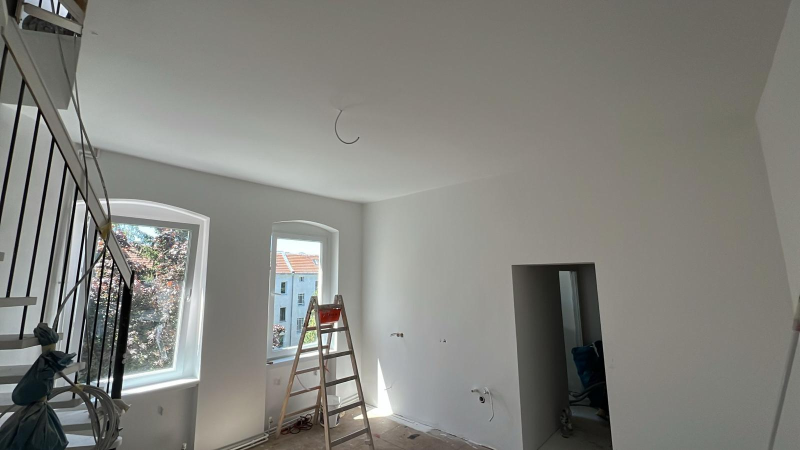
#> input picture dist/orig_ba/IMG-20250730-WA0011.jpg, 1600 x 900 px, given in place of IMG-20250730-WA0017.jpg, which was not available (shown at 1/2 size)
$ python make_thumbs.py
#> lines starting #> are read from the running program, lines starting #| are printed output that depends on the picture
from PIL import Image
import os

images = [
    'IMG-20250730-WA0017', 'IMG-20250730-WA0024',
    'IMG-20250730-WA0016', 'IMG-20250730-WA0038',
    'IMG-20250730-WA0020', 'IMG-20250730-WA0011',
    'IMG-20250730-WA0015', 'IMG-20250730-WA0013',
]

for name in images:
    im = Image.open(f'public/orig_ba/{name}.jpg')
#> im is the input picture: PIL image 1600x900 RGB; mean R, G, B 129.8, 129.7, 124.4
    im.thumbnail((320, 240))
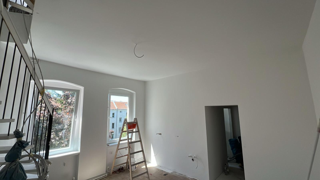
#> im: PIL image 320x180 RGB; mean R, G, B 130, 129.8, 124.5
    im.save(f'public/orig_ba/thumb_{name}.jpg')
    print(f'Thumbnail saved: thumb_{name}.jpg')
#> pass 2 of the loop `for name in images:`:
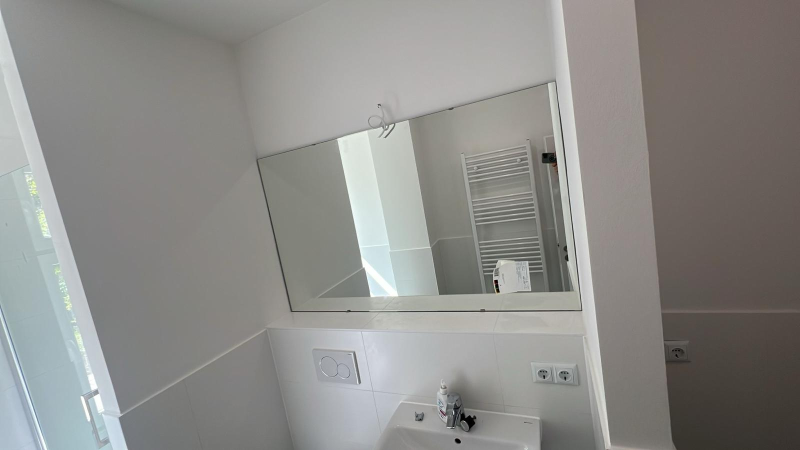
#> input picture dist/orig_ba/IMG-20250730-WA0013.jpg, 1600 x 900 px, given in place of IMG-20250730-WA0024.jpg, which was not available (shown at 1/2 size)
#> im is the input picture: PIL image 1600x900 RGB; mean R, G, B 140.9, 140.1, 137.1
#> `im.thumbnail((320, 240))`:
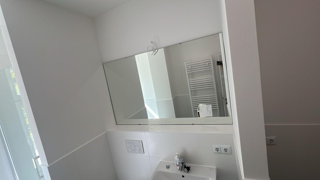
#> im: PIL image 320x180 RGB; mean R, G, B 141.1, 140.3, 137.2
#> pass 3 of the loop `for name in images:`:
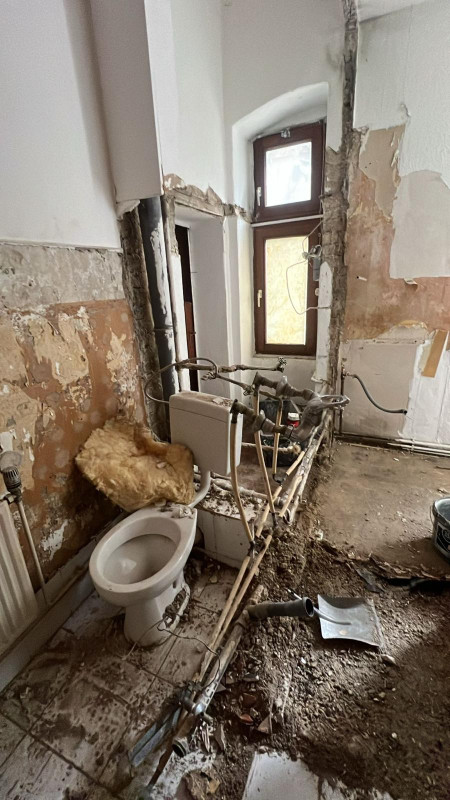
#> input picture dist/orig_ba/IMG-20250730-WA0016.jpg, 900 x 1600 px, found by its file name (shown at 1/2 size)
#> im is the input picture: PIL image 900x1600 RGB; mean R, G, B 130.9, 118.8, 105.5
#> `im.thumbnail((320, 240))`:
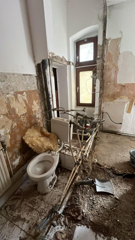
#> im: PIL image 135x240 RGB; mean R, G, B 130.8, 118.7, 105.4
#> (the run stopped early here; a loop or call above may not have finished)
